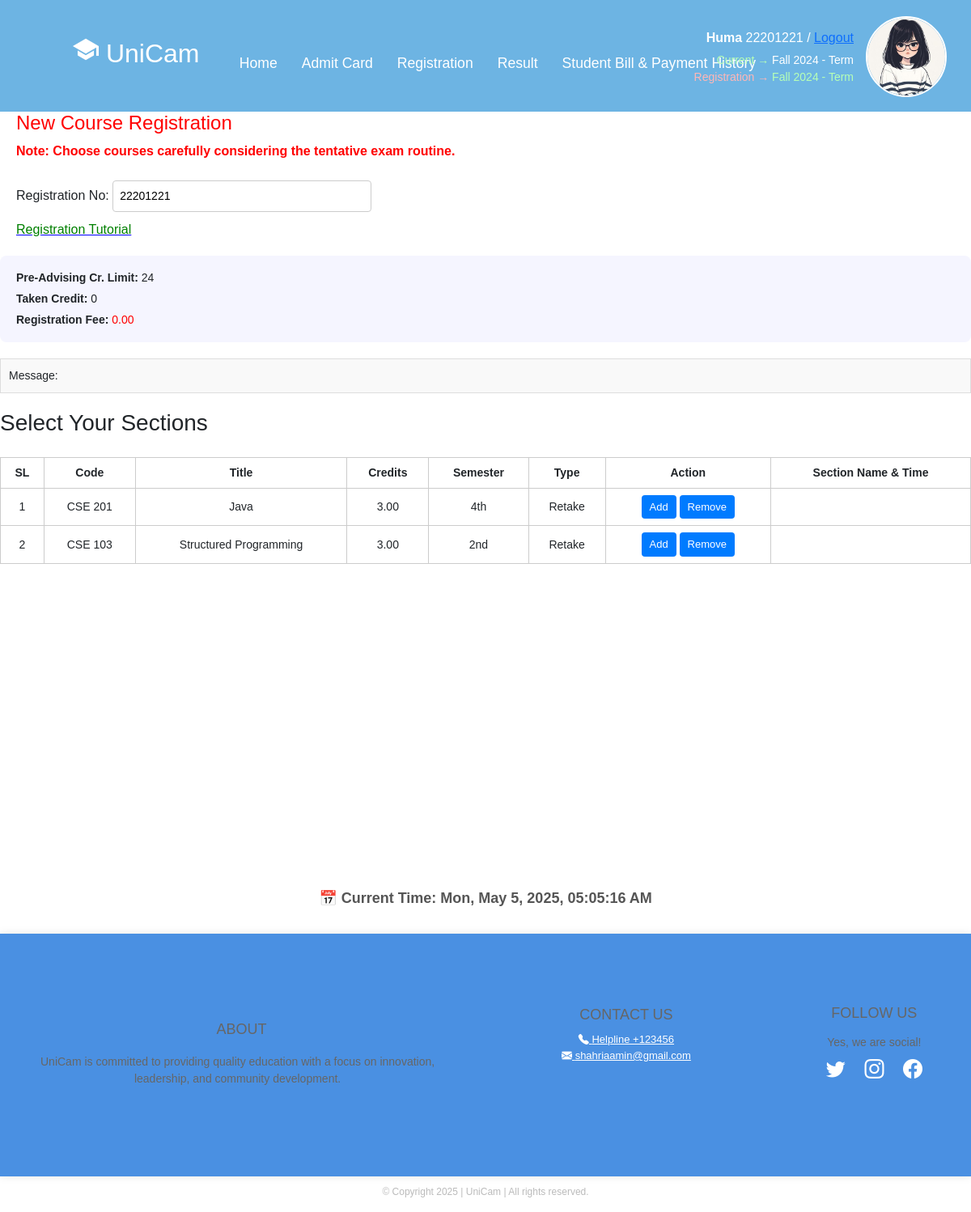
/register-courses/22201221/, run on the app's committed database.
### app1/models.py (models this page shows, shortened)
class StudentInfo(models.Model):
    sroll = models.ForeignKey(Student, on_delete=models.CASCADE)
    sname = models.CharField(max_length=100)
    fathername = models.CharField(max_length=100)
    mothername = models.CharField(max_length=100)
    program = models.CharField(max_length=100)
    gender = models.CharField(max_length=100)
    phone = models.CharField(max_length=100)
    guardianphone = models.CharField(max_length=100)
    session = models.CharField(max_length=100)
    nationality = models.CharField(max_length=100)
    dob = models.CharField(max_length=100)
    email = models.EmailField()
    pic = models.ImageField(upload_to='student_pics/', null=True, blank=True)

class Student(models.Model):
    id = models.CharField(primary_key=True, max_length=100)
    def __str__(self):
        return self.id

class CourseRegister(models.Model):
    studentid = models.ForeignKey(Student, on_delete=models.CASCADE)
    code = models.CharField(max_length=10, null=True, blank=True)
    title = models.CharField(max_length=100, null=True, blank=True)
    credits = models.DecimalField(max_digits=4, decimal_places=2, null=True, blank=True)
    semester = models.CharField(max_length=10, null=True, blank=True)
    type = models.CharField(max_length=10, null=True, blank=True)
    section = models.CharField(
        max_length=20,
        choices=[('Remove', 'Remove'), ('Add', 'Add')]
    )
    section_name_time = models.CharField(max_length=100, blank=True, null=True)

### app1/views.py (the view)
# urls.py: path('register-courses/<int:id>/', views.course_register_page, name='register_courses'),
def course_register_page(request, id):
    student = get_object_or_404(Student, pk=id)
    infos = StudentInfo.objects.filter(sroll=student)
    registers = CourseRegister.objects.filter(studentid=student)
    context = {
        'student': student,
        'infos': infos,
        'registers': registers
    }
    return render(request, 'course_register.html', context=context)

### templates/course_register.html (shortened to what this page needs)
{% extends "base.html" %}
{% block content %}
<div class="content">
  <h2>New Course Registration</h2>
  <p class="note">Note: Choose courses carefully considering the tentative exam routine.</p>
  <div style="margin-top: 10px; padding: 0px 20px;">
    <label for="regNo">Registration No:</label>
    <input type="text" id="regNo" value="{{ student.id }}" readonly />
  </div>
<div style="margin-top: 10px; padding: 0px 20px;">
  <a href="https://www.youtube.com/shorts/NU44H49f7I8" target="_blank" style="color: blue; text-decoration: underline; font-size: 16px;">
    <p style="color: green; margin-top: 8px;">Registration Tutorial</p>
  </a>
</div>
  <div class="student-info">
    <p><strong>Pre-Advising Cr. Limit:</strong> 24</p>
    <p><strong>Taken Credit:</strong> <span id="takenCredit">0</span></p>
    <p><strong>Registration Fee:</strong> <span style="color: red;">0.00</span></p>
  </div>
  <div class="message">Message:</div>
  <h3 style="margin-top: 20px;">Select Your Sections</h3>
  <table>
    <thead>
      <tr>
          <th>SL</th>
          <th>Code</th>
          <th>Title</th>
          <th>Credits</th>
          <th>Semester</th>
          <th>Type</th>
          <th>Action</th>
          <th>Section Name & Time</th>
      </tr>
    </thead>
    <tbody>
      {% for register in registers %}
      <tr>
          <td>{{ forloop.counter }}</td>
          <td>{{ register.code }}</td>
          <td>{{ register.title }}</td>
          <td>{{ register.credits }}</td>
          <td>{{ register.semester }}</td>
          <td>{{ register.type }}</td>
          <td>
            <button class="load-button" onclick="showTime(this, '{{ register.section_name_time }}')">Add</button>
            <button class="load-button" onclick="showNope(this)">Remove</button>
          </td>
          <td class="result-cell"></td>
      </tr>
      {% empty %}
      <tr>
          <td colspan="8">No courses found.</td>
      </tr>
      {% endfor %}
    </tbody>
  </table>
{% endblock %}

### templates/base.html (shortened to what this page needs)
{% load static %}
<!DOCTYPE html>
<html lang="en">
<head>
  <link href="https://cdn.jsdelivr.net/npm/bootstrap@5.3.3/dist/css/bootstrap.min.css" rel="stylesheet"
>
  <link rel="stylesheet" href="https://cdn.jsdelivr.net/npm/bootstrap-icons@1.10.5/font/bootstrap-icons.css">
</head>
<body>
<header class="header">
  <div class="logo-title">
    <h2 class="logo"><ion-icon name="school-sharp"></ion-icon> UniCam</h2>
  </div>
  <nav class="navigation">
        <a href="{% url 'home' %}" class="active">Home</a>
          {% for info in infos %}
              <a href="{% url 'admitcard_page' info.sroll.pk %}">Admit Card</a>
          {% endfor %}
          {% for info in infos %}
            <a href="{% url 'register_courses' info.sroll.pk %}">Registration</a>
          {% endfor %}
        {% for info in infos %}
        <a href="{% url 'result' info.sroll.pk %}">Result</a>
        {% endfor %}
        {% for info in infos %}
        <a href="{% url 'payment' info.sroll.pk %}">Student Bill & Payment History</a>
        {% endfor %}
  </nav>
  <div class="user-panel" style="display: flex; align-items: center;">
    <div class="user-info">
      {% for info in infos %}
      <p><strong>{{ info.sname }}</strong> {{info.sroll}} /
        <a href="{% url 'logout' %}">Logout</a>
      </p>
      <p class="status">
        <span class="green">Current →</span> Fall 2024 - Term<br />
        <span class="red">Registration →</span>
        <span class="green">{{info.session}} - Term</span>{% endfor %}
      </p>
    </div>
    {% for info in infos %}
      {% if info.pic %}
        <img src="{{ info.pic.url }}" alt="Student Picture"
             style="height: 100px; width: 100px;" />
      {% endif %}
    {% endfor %}
  </div>
</header>
{% block content %}
{% endblock content %}
</div><br><br><br><br><br><br><br><br><br><br><br><br><br><br><br>
<div style="text-align: center; margin-top: 40px;">
  <div id="clock" style="font-size: 18px; font-weight: bold; color: #555;"></div>
</div>
<footer class="footer" id="footer-section">
  <div class="footer-section">
      <h3>ABOUT</h3>
      <p>UniCam is committed to providing quality education with a focus on innovation,<br> leadership, and community
        development.</p>
  </div>
  <div class="footer-section">
      <h3 >CONTACT US</h3>
      <a href="tel:123456"  style="color: white;" ><i class="bi bi-telephone-fill" style="color: white;"    ></i> Helpline +123456</a>
      <a href="https://www.gmail.com"  style="color: white;" ><i class="bi bi-envelope-fill"  style="color: white;" ></i> shahriaamin@gmail.com</a>
  </div>
  <div class="footer-section">
      <h3 style="margin-top: -2px;">FOLLOW US</h3>
      <p>Yes, we are social!</p>
      <div class="social-icons">
        <a href="https://www.twitter.com" target="_blank"><i class="bi bi-twitter"></i></a>
        <a href="https://www.instagram.com" target="_blank"><i class="bi bi-instagram"></i></a>
        <a href="https://www.facebook.com" target="_blank"><i class="bi bi-facebook"></i></a>
      </div>
  </div>
</footer>
<div class="copyright">
  <p>© Copyright 2025 | UniCam | All rights reserved.</p>
</div>
</body>
</html>

### templates/base.html (style rules this page uses)
html { scroll-behavior: smooth; }
.user-panel { position: absolute; right: 30px; top: 20px; display: flex; flex-direction: row; align-items: center; gap: 15px; }
.user-info p { margin: 0; color: white; text-align: right; }
.user-info .status { font-size: 14px; margin-top: 5px; }
.status .green { color: #b6ffb6; }
.status .red { color: #ffb6b6; }
.user-panel img { height: 80px; width: 80px; object-fit: cover; border-radius: 50%; border: 2px solid white; }
body { font-family: Arial, sans-serif; margin: 0; background: white; }
.header { display: flex; align-items: center; padding: 45px; background-color: #6DB4E3; position: relative; }
.logo-title { display: flex; align-items: center; margin-left: 25px; }
.logo { font-size: 2em; color: #fff; user-select: none; margin-right: 10px; }
.navigation { display: flex; align-items: center; margin-left: auto; margin-right: 45px; position: absolute; left: 50%; transform: translateX(-50%); top: 25px; display: flex; }
.navigation a { position: relative; font-size: 1.1em; color: #fff; text-decoration: none; font-weight: 500; margin-left: 30px; padding-top: 40px; display: inline-block; white-space: nowrap; }
.navigation a::after { content: ''; position: absolute; left: 0; bottom: -6px; width: 100%; height: 3px; background: #fff; border-radius: 5px; transform-origin: right; transform: scaleX(0); transition: transform .5s; }
img { width: 100%; height: 500px; object-fit: cover; }
.footer { background-color: #4a90e2; color: white; width: 100%; padding: 90px 50px; min-height: 300px; display: flex; justify-content: space-between; align-items: flex-start; border-radius: 0; box-shadow: 0 0 10px rgba(0, 0, 0, 0.1); }
.footer-section { display: flex; flex-direction: column; justify-content: center; align-items: center; text-align: center; }
.footer-section h3 { margin-bottom: 10px; font-size: 18px; }
.footer-section p { margin: 5px 0; font-size: 14px; }
.social-icons a { color: white; margin: 0 10px; text-decoration: none; font-size: 24px; }
.copyright { width: 100%; text-align: center; font-size: 12px; color: #bbb; margin-top: 10px; }

### templates/course_register.html (style rules this page uses)
h2 { padding: 0px 20px; color: red; font-size: 24px; }
.note { padding: 0px 20px; color: red; font-weight: bold; font-size: 16px; }
input[type="text"] { padding: 0px 20px; width: 320px; padding: 8px; margin-right: 8px; margin-top: 8px; border: 1px solid #ccc; border-radius: 4px; font-size: 14px; }
button, .btn { padding: 6px 10px; border: 1px solid #333; border-radius: 4px; background-color: #fff; cursor: pointer; font-size: 14px; }
table { padding: 0px 20px; width: 100%; border-collapse: collapse; margin-top: 25px; }
table, th, td { border: 1px solid #ccc; }
th, td { padding: 8px; text-align: center; font-size: 14px; }
.footer { text-align: center; font-size: 13px; margin-top: 30px; color: #666; }
.message { background-color: #f9f9f9; border: 1px solid #ddd; padding: 10px; margin-top: 20px; font-size: 14px; }
.student-info { background-color: #f5f5ff; padding: 12px 20px; border-radius: 8px; margin-top: 20px; font-size: 14px; }
.student-info p { margin: 5px 0; }
.load-button { background-color: #007bff; color: white; border: none; padding: 5px 10px; font-size: 13px; border-radius: 4px; cursor: pointer; }

### data on the page
StudentInfo: sname "Huma", sroll "22201221", session "Fall 2024", pic (picture)
Student: id "22201221"
CourseRegister: code "CSE 201", title "Java", credits "3.00", semester "4th", type "Retake"
CourseRegister: code "CSE 103", title "Structured Programming", credits "3.00", semester "2nd", type "Retake"
